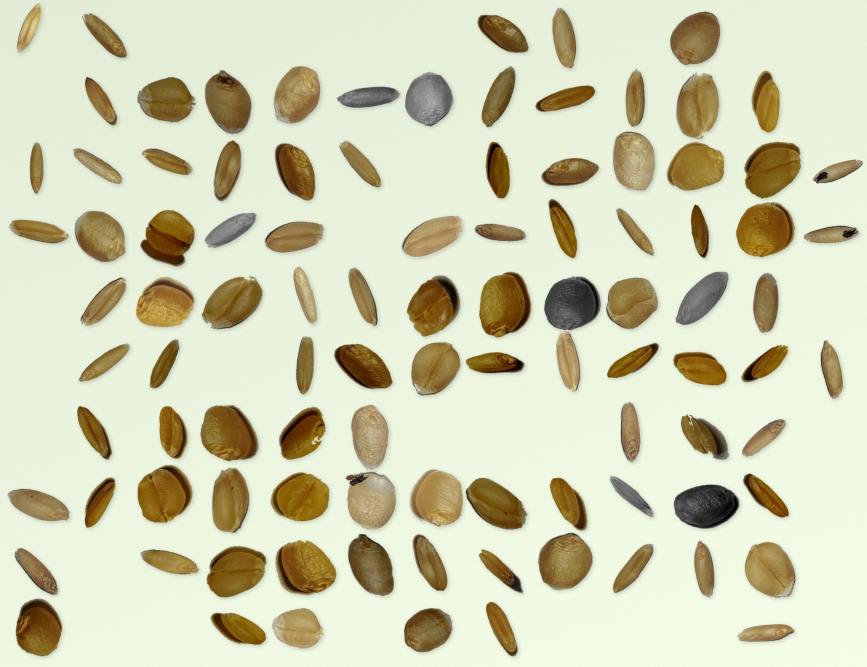
#> input picture apps/web/prisma/seed-samples/ornek-1.jpg, 2600 x 2000 px (shown at 1/3 size)
$ python -i quality.py   (imports and definitions only)   (older library calls are emulated)
#> lines starting #> are read from the running program, lines starting #| are printed output that depends on the picture
#> further down, picture is the input picture: shape (2000, 2600, 3); mean B, G, R 181.4, 209.5, 209
import cv2
import numpy as np

from . import config


BG_MIN_L = 150  # altı: zemin koyu → reddet
BG_WARN_L = 185  # altı: loş → uyar
BG_MAX_CHROMA = 20  # üstü: zemin renkli (çoğunlukla tane yığını) → reddet


def check_background(img_bgr: np.ndarray) -> dict:
    """Sahne kontrolü: sistem açık renkli, düz bir zemine serpilmiş taneler bekler.
    Zemin rengi, büyük çekirdekli medyanla (taneler küçük olduğu için silinir) kestirilir.
    Tane yığınında 'zemin' tanelerin kendisidir: renkli ve koyu çıkar → analiz yapılmaz.
    Böylece sistem yanlış bir kalite sınıfını sessizce üretip zincire mühürletmez."""
    h, w = img_bgr.shape[:2]
    lab = cv2.cvtColor(img_bgr, cv2.COLOR_BGR2LAB)
    small = cv2.resize(lab, (max(w // 8, 1), max(h // 8, 1)), interpolation=cv2.INTER_AREA)
    k = max(5, (min(small.shape[:2]) // 5) | 1)
    bg = cv2.medianBlur(small, min(k, 255)).reshape(-1, 3).astype(np.float32)
    L = float(np.median(bg[:, 0]))
    chroma = float(np.hypot(np.median(bg[:, 1]) - 128, np.median(bg[:, 2]) - 128))
    reject = chroma > BG_MAX_CHROMA or L < BG_MIN_L
    return {
        "background_L": round(L, 1),
        "background_chroma": round(chroma, 1),
        "ok": not reject,
        "warn": (not reject) and L < BG_WARN_L,
    }


def check_image_quality(img_bgr: np.ndarray) -> dict:
    """Bulanıklık (Laplacian varyansı), pozlama ve çözünürlük kontrolü. Analizi durdurmaz, uyarı üretir."""
    h, w = img_bgr.shape[:2]
#> h = 2000; w = 2600
    gray = cv2.cvtColor(img_bgr, cv2.COLOR_BGR2GRAY)
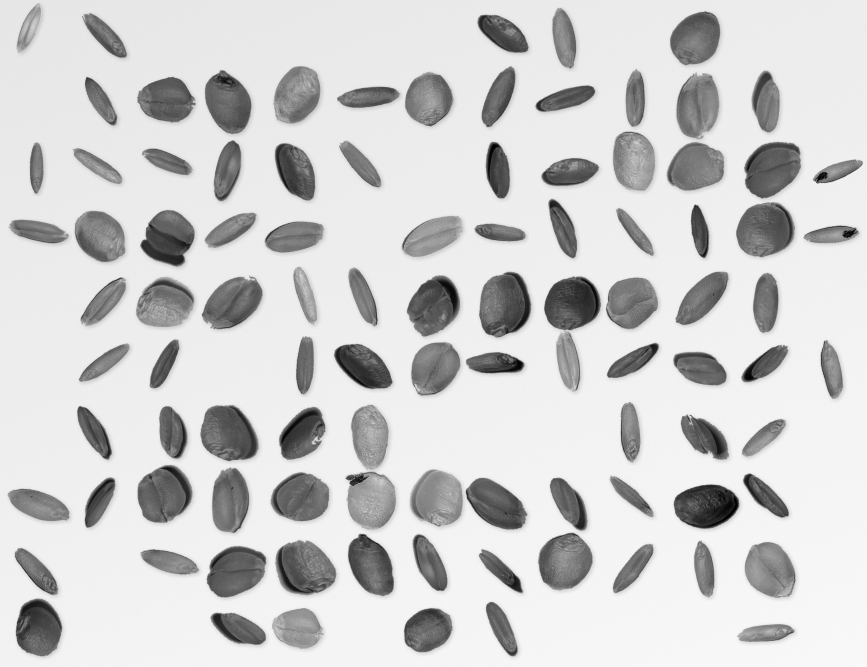
#> gray: shape (2000, 2600) (shown at 1/3 size); min 0, max 251, mean 206.2
    # Ölçekten bağımsız olsun diye 1024 px'e indirip ölç
    scale = 1024 / max(h, w)
#> scale = 0.394
    small = cv2.resize(gray, None, fx=scale, fy=scale, interpolation=cv2.INTER_AREA) if scale < 1 else gray
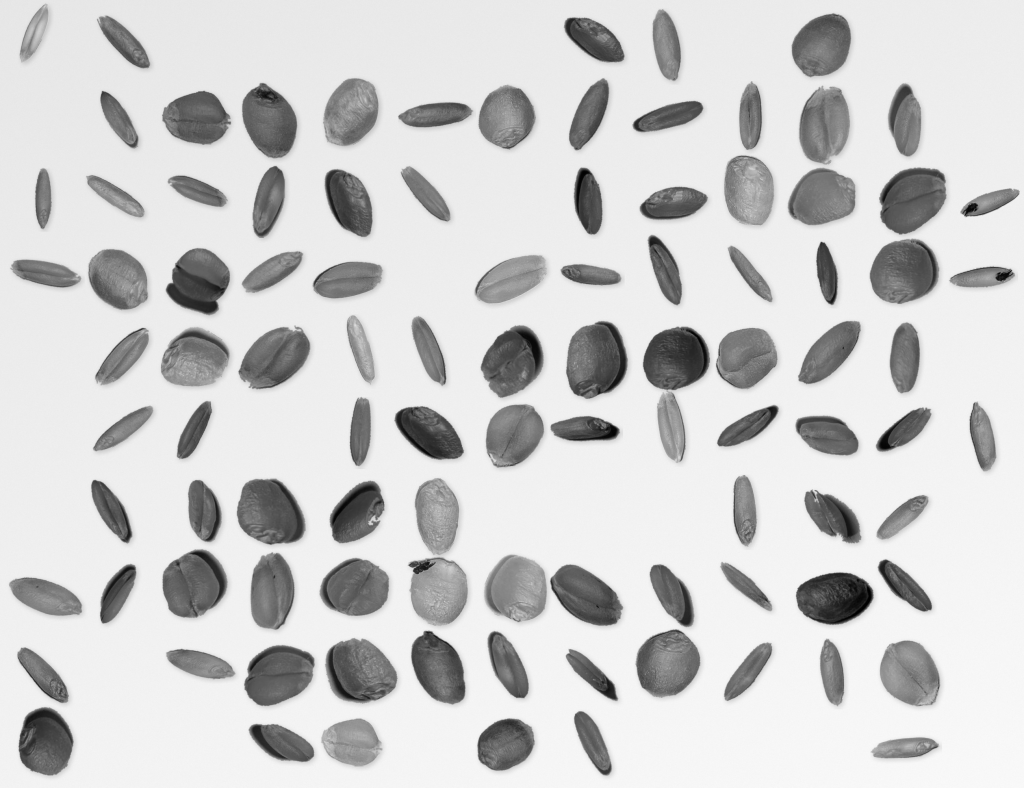
#> small: shape (788, 1024); min 0, max 250, mean 206.2
    blur_score = float(cv2.Laplacian(small, cv2.CV_64F).var())
#> blur_score = 311.1
    brightness = float(small.mean())
#> brightness = 206.2

    warnings = []
#> (the run stopped early here; a loop or call above may not have finished)

$ run again, on apps/web/prisma/seed-samples/ornek-2.jpg
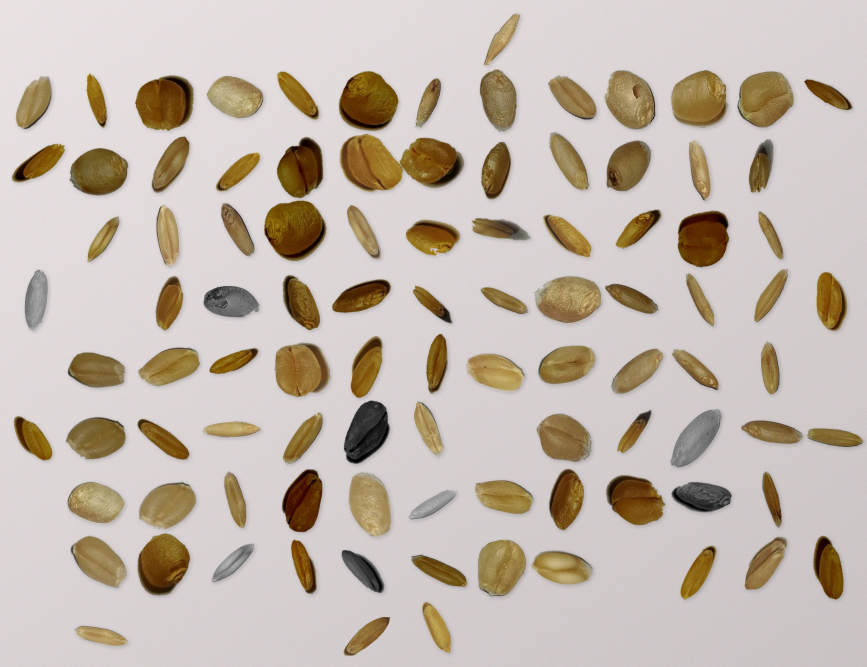
#> input picture apps/web/prisma/seed-samples/ornek-2.jpg, 2600 x 2000 px (shown at 1/3 size)
#> picture is the input picture: shape (2000, 2600, 3); mean B, G, R 175.2, 185.1, 196.4
#> in check_image_quality, `gray = cv2.cvtColor(img_bgr, cv2.COLOR_BGR2GRAY)`:
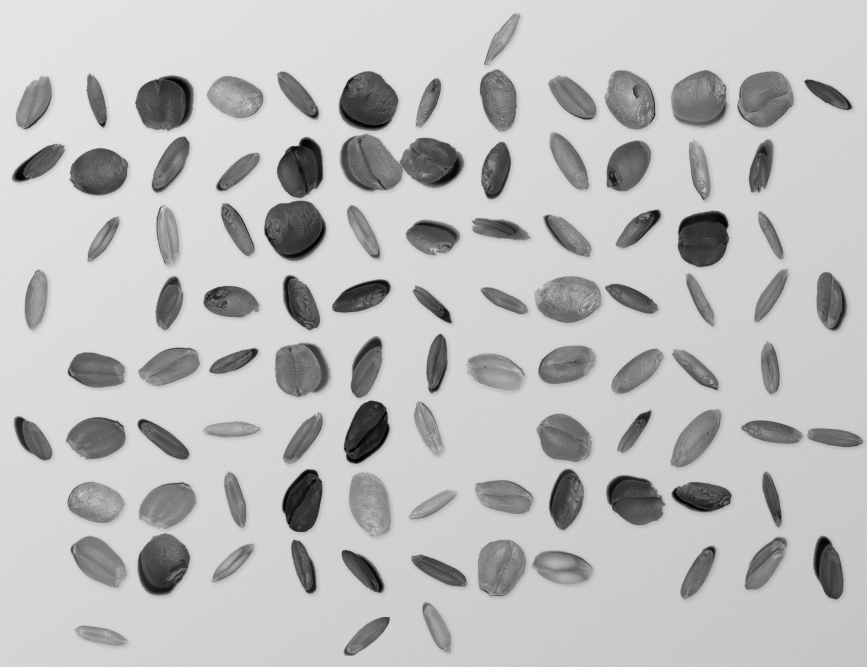
#> gray: shape (2000, 2600) (shown at 1/3 size); min 0, max 239, mean 187.5
#> in check_image_quality, `small = cv2.resize(gray, None, fx=scale, fy=scale, interpolation=cv2.I..`:
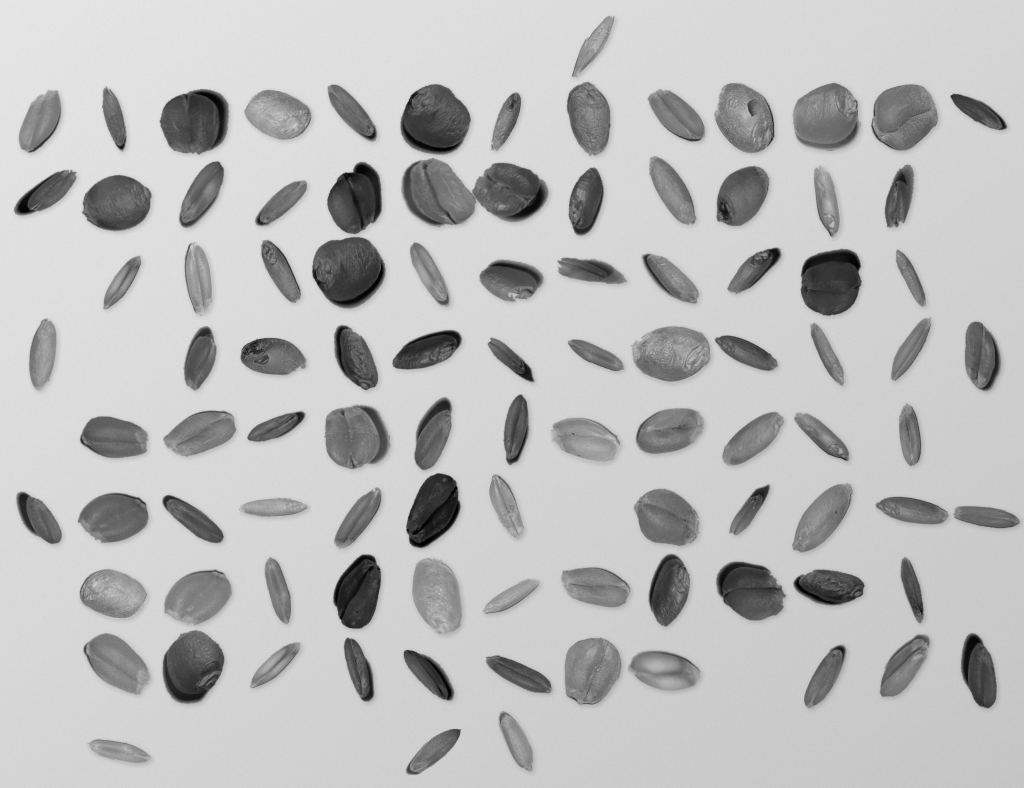
#> small: shape (788, 1024); min 0, max 231, mean 187.5
#> blur_score = 230.7
#> brightness = 187.5

$ run again, on apps/web/prisma/seed-samples/ornek-3.jpg
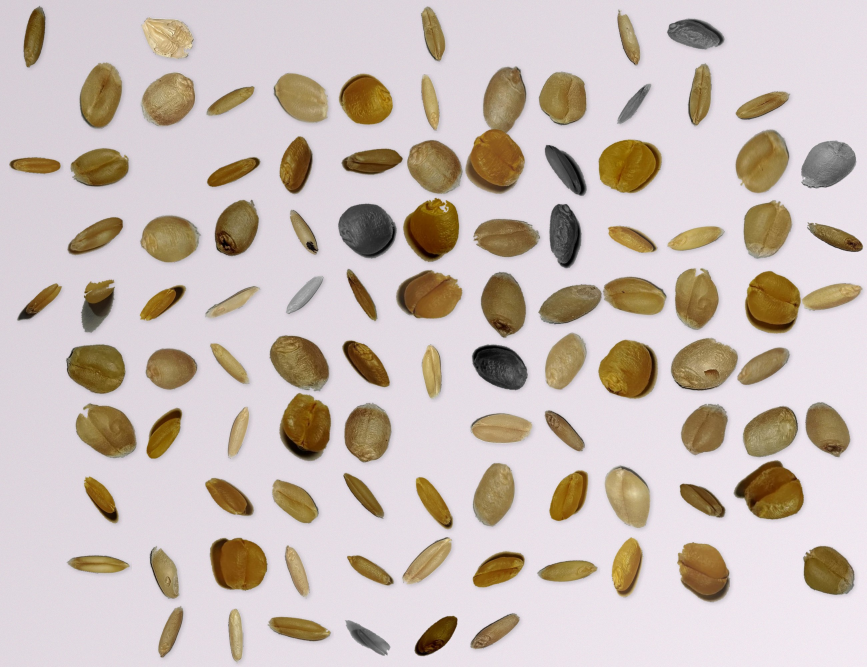
#> input picture apps/web/prisma/seed-samples/ornek-3.jpg, 2600 x 2000 px (shown at 1/3 size)
#> picture is the input picture: shape (2000, 2600, 3); mean B, G, R 183.2, 189.8, 202.2
#> in check_image_quality, `gray = cv2.cvtColor(img_bgr, cv2.COLOR_BGR2GRAY)`:
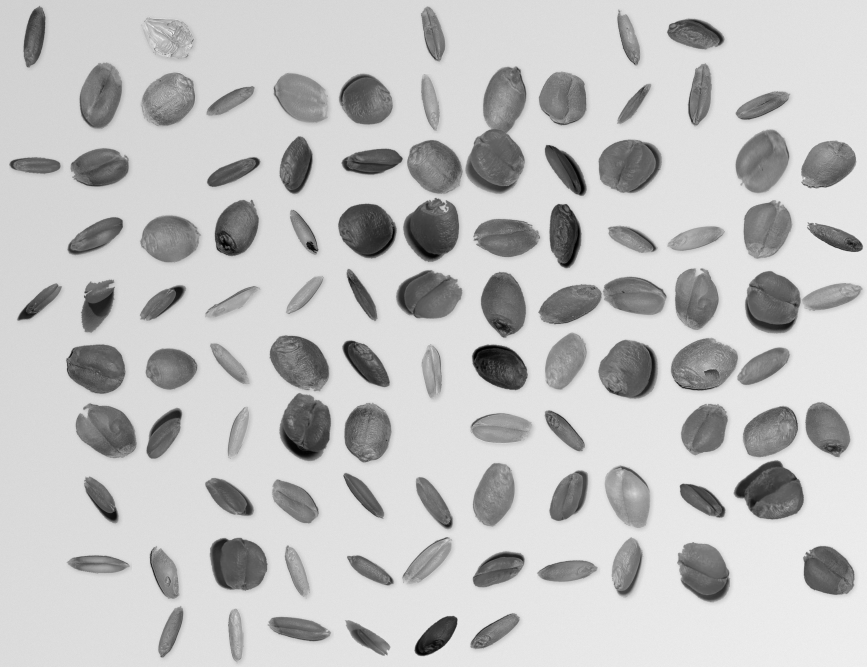
#> gray: shape (2000, 2600) (shown at 1/3 size); min 0, max 246, mean 192.8
#> in check_image_quality, `small = cv2.resize(gray, None, fx=scale, fy=scale, interpolation=cv2.I..`:
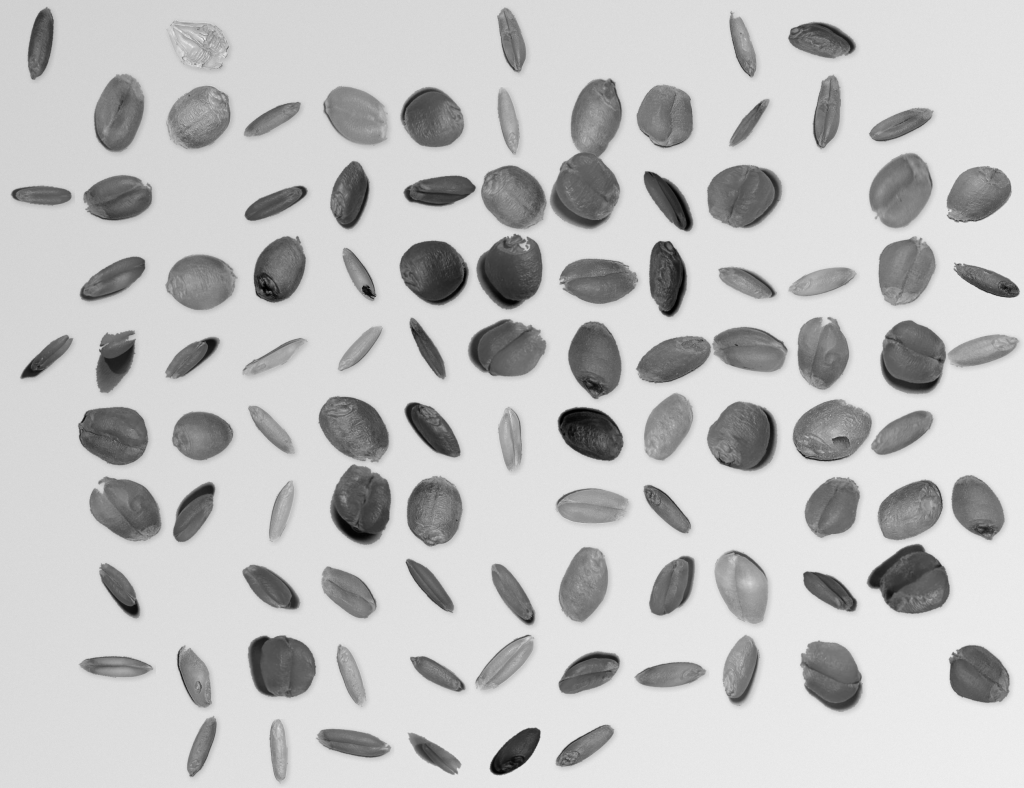
#> small: shape (788, 1024); min 0, max 240, mean 192.8
#> blur_score = 277.1
#> brightness = 192.8

$ run again, on apps/web/prisma/seed-samples/ornek-4.jpg
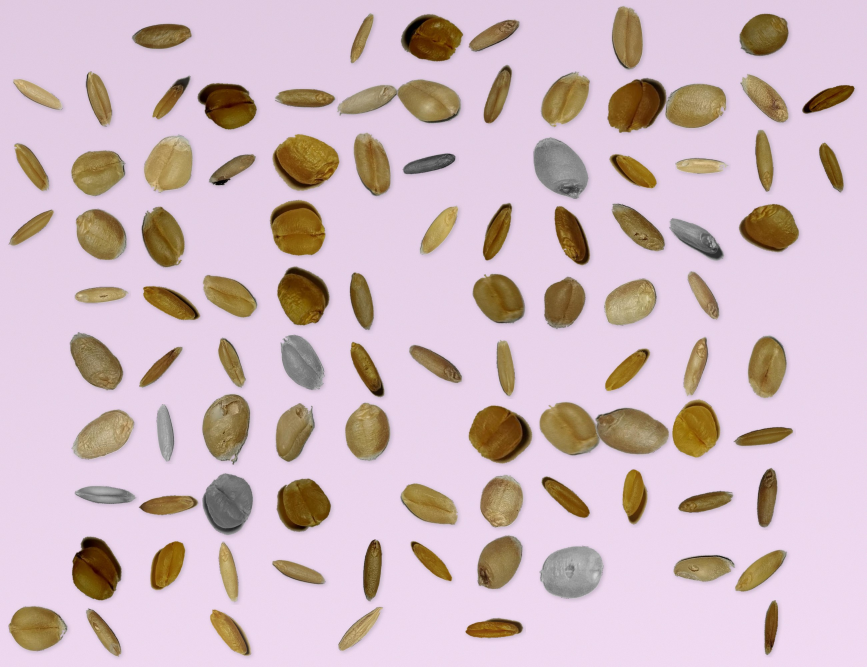
#> input picture apps/web/prisma/seed-samples/ornek-4.jpg, 2600 x 2000 px (shown at 1/3 size)
#> picture is the input picture: shape (2000, 2600, 3); mean B, G, R 193.7, 186.6, 208.9
#> in check_image_quality, `gray = cv2.cvtColor(img_bgr, cv2.COLOR_BGR2GRAY)`:
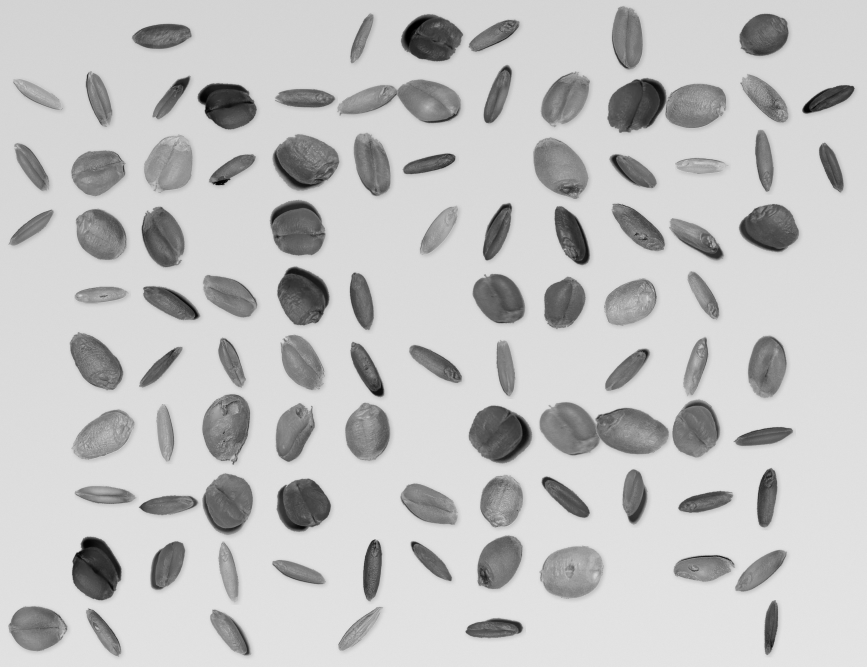
#> gray: shape (2000, 2600) (shown at 1/3 size); min 0, max 233, mean 194
#> in check_image_quality, `small = cv2.resize(gray, None, fx=scale, fy=scale, interpolation=cv2.I..`:
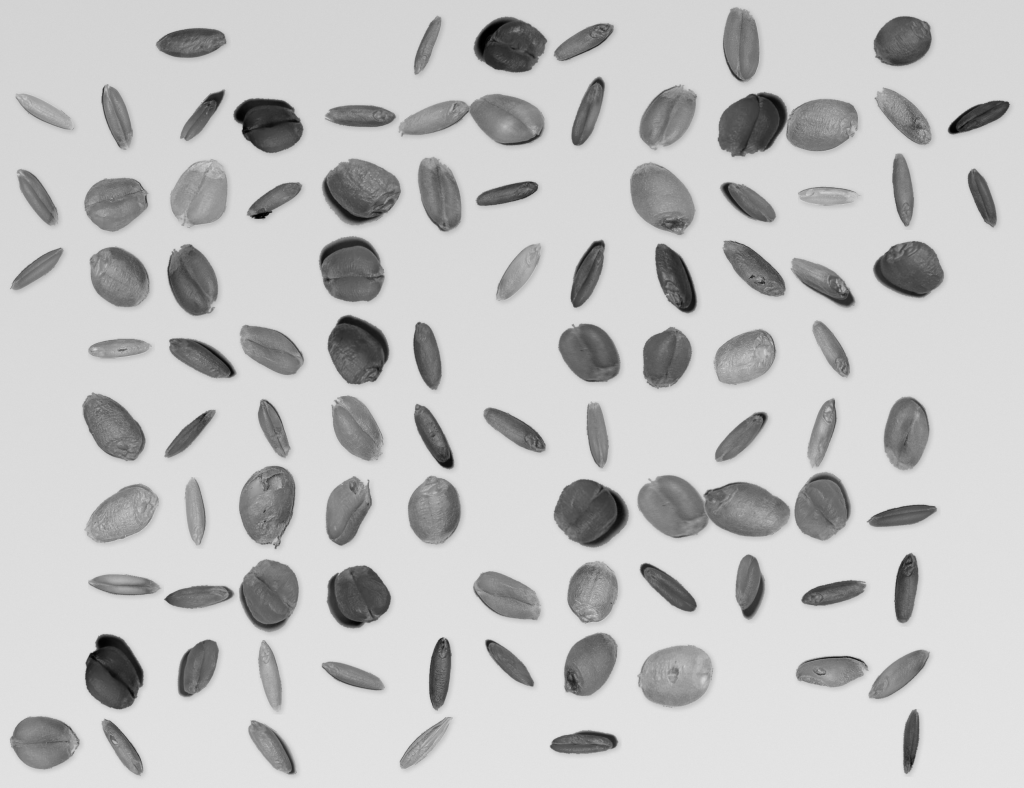
#> small: shape (788, 1024); min 0, max 230, mean 194
#> blur_score = 237.3
#> brightness = 194
